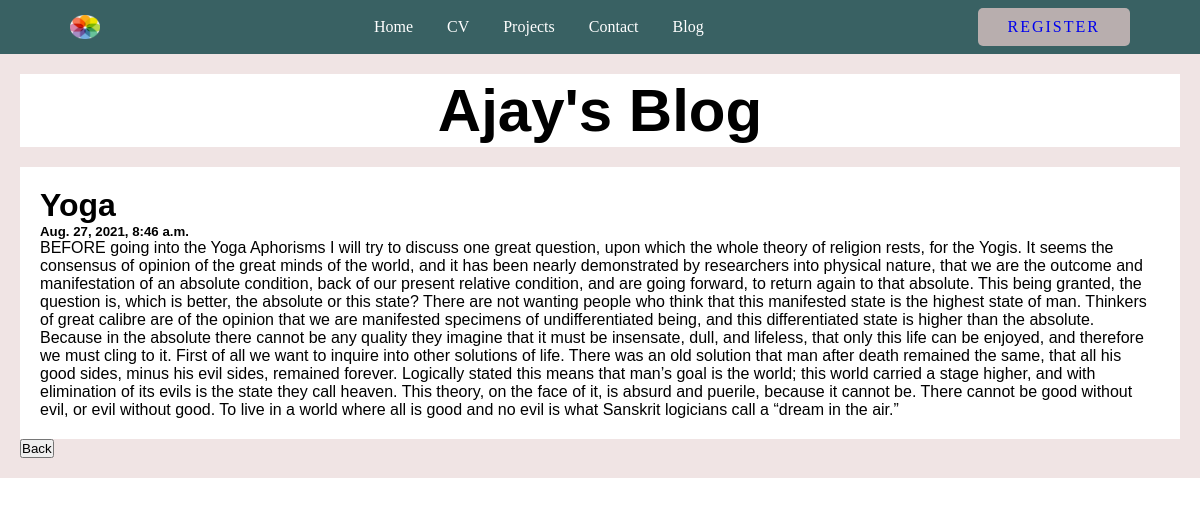
Page /posts/post/2/ on the committed database.
### posts/models.py (models this page shows, shortened)
class Post(models.Model):
    title = models.CharField(max_length=100)
    body = models.CharField(max_length=1000000)
    created_at = models.DateTimeField(default=datetime.now, blank=True)

### posts/views.py (the view)
# urls.py: path('post/<str:pk>/', views.post, name='post')
def post(request, pk):
    pt = Post.objects.get(id=pk)
    return render(request, 'posts.html', {'pt':pt})

### templates/posts.html (shortened to what this page needs)
{% extends 'base.html' %}
{% block body %}
<div class="post-border-outline">
  <div class="posts-header">
    <h2>Ajay's Blog</h2>
  </div>
  <div class="posts-row">
    <div class="posts-leftcolumn">
      <div class="posts-card">
        <h1>{{pt.title}}</h1>
        <h5>{{pt.created_at}}</h5>
        <p>{{pt.body}}</p>
      </div>
    </div>
  </div>
  <a href="{% url 'posts' %}">
    <button>Back</button>
  </a>
</div>
{% endblock body %}

### static/portfolio/css/base.css (style rules this page uses)
* { box-sizing: border-box; margin: 0; padding: 0; }
a { text-decoration: none; }

### static/blog/css/posts.css (style rules this page uses)
.post-border-outline { font-family: Arial; padding: 20px; background: #f0e4e4; }
.posts-header { padding: 2px; font-size: 40px; text-align: center; background: white; }
.posts-leftcolumn { float: left; width: 100%; }
.posts-card { background-color: white; padding: 20px; margin-top: 20px; }
.posts-row:after { content: ""; display: table; clear: both; }

### rows in the picture
Post: title "Yoga", created_at "Aug. 27, 2021, 8:46 a.m.", body "BEFORE going into the Yoga Aphorisms I will try to discuss one great question, upon which the whole theory of religion rests, for the Yogis. It seems the consensus of opinion of the great minds of the world, and it has been nearly demonstrated by researchers into physical nature, that we are the outcome and manifestation of an absolute condition, back of our present relative condition, and are going forward, to return again to that absolute. This being granted, the question is, which is better, the absolute or this state? There are not wanting people who think that this manifested state is the highest state of man. Thinkers of great calibre are of the opinion that we are manifested…"
